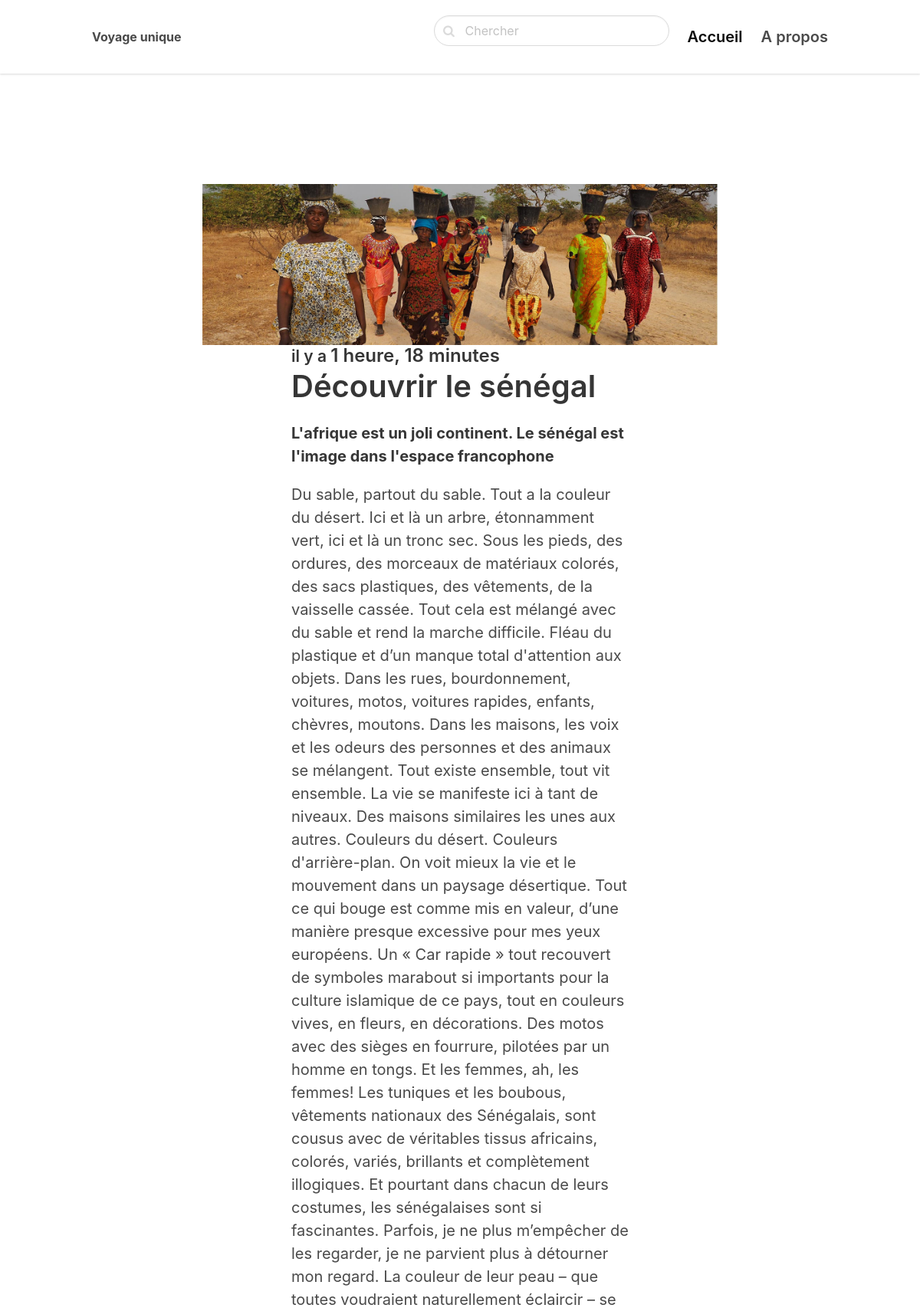
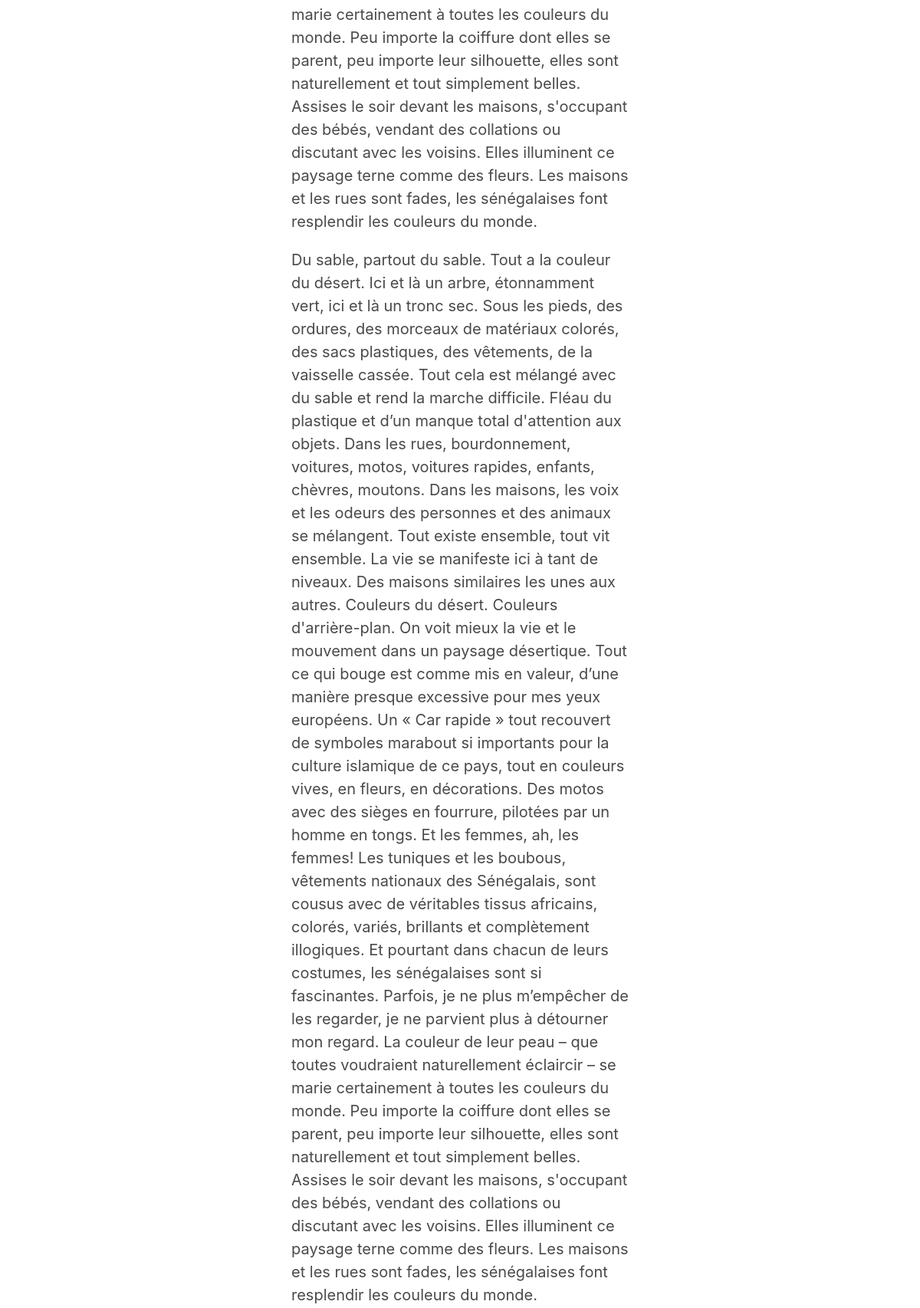
The app's page /visiter-le-senegal/decouvrir-le-senegal/ (upper part) with its own data (2 pictures, top to bottom).
### blog/models.py (models this page shows, shortened)
class Post(models.Model):
    ACTIVE='active'
    DRAFT='draft'
    CHOICES_STATUS= (
        (ACTIVE, "Actif"),
        (DRAFT, 'Inactif')
    )
    category= models.ForeignKey(Category, related_name='posts', on_delete=models.CASCADE)
    title=models.CharField(max_length=255)
    slug=models.SlugField()
    intro=models.TextField()
    body=models.TextField()
    created_at=models.DateTimeField(auto_now_add=True)
    status=models.CharField(max_length=10, choices=CHOICES_STATUS, default=ACTIVE)
    image=models.ImageField(upload_to='uploads/', blank=True, null=True)

### blog/views.py (the view)
# urls.py: path('<slug:category_slug>/<slug:slug>/', views.detail, name='post_detail'),
def detail(request, category_slug, slug):
    post = get_object_or_404(Post, slug=slug, status=Post.ACTIVE)
    if request.method == 'POST':
        form = CommentForm(request.POST)
        if form.is_valid():
            comment = form.save(commit=False)
            comment.post = post
            comment.save()
            return redirect('post_detail', category_slug=category_slug, slug=slug)
    else:
        form = CommentForm()
    return render(request, 'blog/detail.html', {'post': post, 'form': form})

### blog/forms.py
class CommentForm(forms.ModelForm):
    class Meta:
        model=Comment
        fields=('name', 'email', 'body')

### blog/models.py (called while the page is built)
    def __str__(self):
        return self.title

### blog/templates/blog/detail.html (shortened to what this page needs)
{% extends 'page/base.html' %}
{% block content%}
    <section class="hero">
        <div class="hero-body">
            <div class="container">
                <section class="section">
                    {% if post.image%}
                        <figure class="image nb-10" >
                            <img src="{{post.image.url}}">
                        </figure>
                    {% endif %}
                    <div class="columns">
                        <div class="column is-8 is-offset-2">
                            <div class="content is-medium">
                                <h2 class="subtitle is-4"><small> il y a </small>{{ post.created_at|timesince }} </h2>
                                <h1 class="title">{{post.title}}</h1>
                                <p> <strong>{{post.intro}}</strong></p>
                                <p> {{post.body}}</p>
                                <p>{{post.body}}</p>
                            </div>
                        </div>
                    </div>
                </section>
            </div>
        </div>
    </section>
{% endblock%}

### records on screen
Post: image (picture), created_at "1 heure, 18 minutes", title "Découvrir le sénégal", intro "L'afrique est un joli continent. Le sénégal est l'image dans l'espace francophone", body "Du sable, partout du sable. Tout a la couleur du désert. Ici et là un arbre, étonnamment vert, ici et là un tronc sec. Sous les pieds, des ordures, des morceaux de matériaux colorés, des sacs plastiques, des vêtements, de la vaisselle cassée. Tout cela est mélangé avec du sable et rend la marche difficile. Fléau du plastique et d’un manque total d'attention aux objets. Dans les rues, bourdonnement, voitures, motos, voitures rapides, enfants, chèvres, moutons. Dans les maisons, les voix et les odeurs des personnes et des animaux se mélangent. Tout existe ensemble, tout vit ensemble. La vie se manifeste ici à tant de niveaux. Des maisons similaires les unes aux autres. Couleurs du désert.…"
